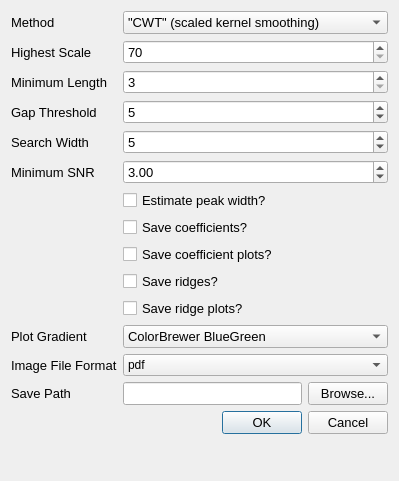
<?xml version="1.0" encoding="UTF-8"?>
<ui version="4.0">
 <class>PeakFindingDialog</class>
 <widget class="QDialog" name="PeakFindingDialog">
  <property name="geometry">
   <rect>
    <x>0</x>
    <y>0</y>
    <width>399</width>
    <height>481</height>
   </rect>
  </property>
  <property name="windowTitle">
   <string>Find Peaks</string>
  </property>
  <layout class="QFormLayout" name="formLayout">
   <item row="0" column="0">
    <widget class="QLabel" name="label">
     <property name="font">
      <font>
       <pointsize>10</pointsize>
      </font>
     </property>
     <property name="text">
      <string>Method</string>
     </property>
    </widget>
   </item>
   <item row="0" column="1">
    <widget class="QComboBox" name="methodComboBox">
     <property name="font">
      <font>
       <pointsize>10</pointsize>
      </font>
     </property>
     <item>
      <property name="text">
       <string>&quot;CWT&quot; (scaled kernel smoothing)</string>
      </property>
     </item>
    </widget>
   </item>
   <item row="1" column="0">
    <widget class="QLabel" name="label_4">
     <property name="font">
      <font>
       <pointsize>10</pointsize>
      </font>
     </property>
     <property name="text">
      <string>Highest Scale</string>
     </property>
    </widget>
   </item>
   <item row="1" column="1">
    <widget class="QSpinBox" name="scaleSpinBox">
     <property name="font">
      <font>
       <pointsize>10</pointsize>
      </font>
     </property>
     <property name="minimum">
      <number>70</number>
     </property>
     <property name="maximum">
      <number>200</number>
     </property>
    </widget>
   </item>
   <item row="2" column="0">
    <widget class="QLabel" name="label_5">
     <property name="font">
      <font>
       <pointsize>10</pointsize>
      </font>
     </property>
     <property name="text">
      <string>Minimum Length</string>
     </property>
    </widget>
   </item>
   <item row="2" column="1">
    <widget class="QSpinBox" name="lengthSpinBox">
     <property name="font">
      <font>
       <pointsize>10</pointsize>
      </font>
     </property>
     <property name="minimum">
      <number>3</number>
     </property>
    </widget>
   </item>
   <item row="4" column="0">
    <widget class="QLabel" name="label_6">
     <property name="font">
      <font>
       <pointsize>10</pointsize>
      </font>
     </property>
     <property name="text">
      <string>Search Width</string>
     </property>
    </widget>
   </item>
   <item row="4" column="1">
    <widget class="QSpinBox" name="searchSpinBox">
     <property name="font">
      <font>
       <pointsize>10</pointsize>
      </font>
     </property>
     <property name="value">
      <number>5</number>
     </property>
    </widget>
   </item>
   <item row="5" column="0">
    <widget class="QLabel" name="label_7">
     <property name="font">
      <font>
       <pointsize>10</pointsize>
      </font>
     </property>
     <property name="text">
      <string>Minimum SNR</string>
     </property>
    </widget>
   </item>
   <item row="5" column="1">
    <widget class="QDoubleSpinBox" name="noiseDoubleSpinBox">
     <property name="font">
      <font>
       <pointsize>10</pointsize>
      </font>
     </property>
     <property name="value">
      <double>3.000000000000000</double>
     </property>
    </widget>
   </item>
   <item row="6" column="1">
    <widget class="QCheckBox" name="widthCheckBox">
     <property name="font">
      <font>
       <pointsize>10</pointsize>
      </font>
     </property>
     <property name="text">
      <string>Estimate peak width?</string>
     </property>
    </widget>
   </item>
   <item row="8" column="1">
    <widget class="QCheckBox" name="coefCheckBox">
     <property name="font">
      <font>
       <pointsize>10</pointsize>
      </font>
     </property>
     <property name="text">
      <string>Save coefficients?</string>
     </property>
    </widget>
   </item>
   <item row="10" column="1">
    <widget class="QCheckBox" name="coefPlotCheckBox">
     <property name="font">
      <font>
       <pointsize>10</pointsize>
      </font>
     </property>
     <property name="text">
      <string>Save coefficient plots?</string>
     </property>
    </widget>
   </item>
   <item row="12" column="1">
    <widget class="QCheckBox" name="ridgeCheckBox">
     <property name="font">
      <font>
       <pointsize>10</pointsize>
      </font>
     </property>
     <property name="text">
      <string>Save ridges?</string>
     </property>
    </widget>
   </item>
   <item row="13" column="1">
    <widget class="QCheckBox" name="ridgePlotCheckBox">
     <property name="font">
      <font>
       <pointsize>10</pointsize>
      </font>
     </property>
     <property name="text">
      <string>Save ridge plots?</string>
     </property>
    </widget>
   </item>
   <item row="14" column="0">
    <widget class="QLabel" name="label_3">
     <property name="font">
      <font>
       <pointsize>10</pointsize>
      </font>
     </property>
     <property name="text">
      <string>Plot Gradient</string>
     </property>
    </widget>
   </item>
   <item row="14" column="1">
    <widget class="QComboBox" name="gradientComboBox">
     <property name="font">
      <font>
       <pointsize>10</pointsize>
      </font>
     </property>
     <property name="toolTip">
      <string>An asterix by the color scheme name indicates a divergent color scheme particularly suited for this kind of map.</string>
     </property>
     <property name="currentIndex">
      <number>0</number>
     </property>
     <item>
      <property name="text">
       <string>ColorBrewer BlueGreen</string>
      </property>
     </item>
     <item>
      <property name="text">
       <string>ColorBrewer BluePurple</string>
      </property>
     </item>
     <item>
      <property name="text">
       <string>ColorBrewer GreenBlue</string>
      </property>
     </item>
     <item>
      <property name="text">
       <string>ColorBrewer OrangeRed</string>
      </property>
     </item>
     <item>
      <property name="text">
       <string>ColorBrewer PurpleBlue</string>
      </property>
     </item>
     <item>
      <property name="text">
       <string>ColorBrewer PurpleBlueGreen</string>
      </property>
     </item>
     <item>
      <property name="text">
       <string>ColorBrewer PurpleRed</string>
      </property>
     </item>
     <item>
      <property name="text">
       <string>ColorBrewer RedPurple</string>
      </property>
     </item>
     <item>
      <property name="text">
       <string>ColorBrewer YellowGreen</string>
      </property>
     </item>
     <item>
      <property name="text">
       <string>ColorBrewer YellowGreenBlue</string>
      </property>
     </item>
     <item>
      <property name="text">
       <string>ColorBrewer YellowOrangeBrown</string>
      </property>
     </item>
     <item>
      <property name="text">
       <string>ColorBrewer YellowOrangeRed</string>
      </property>
     </item>
     <item>
      <property name="text">
       <string>ColorBrewer Blues</string>
      </property>
     </item>
     <item>
      <property name="text">
       <string>ColorBrewer Greens</string>
      </property>
     </item>
     <item>
      <property name="text">
       <string>ColorBrewer Oranges</string>
      </property>
     </item>
     <item>
      <property name="text">
       <string>ColorBrewer Purples</string>
      </property>
     </item>
     <item>
      <property name="text">
       <string>ColorBrewer Reds</string>
      </property>
     </item>
     <item>
      <property name="text">
       <string>ColorBrewer Grayscale</string>
      </property>
     </item>
     <item>
      <property name="text">
       <string>QCustomPlot Grayscale</string>
      </property>
     </item>
     <item>
      <property name="text">
       <string>QCustomPlot Night</string>
      </property>
     </item>
     <item>
      <property name="text">
       <string>QCustomPlot Candy</string>
      </property>
     </item>
     <item>
      <property name="text">
       <string>QCustomPlot Ion</string>
      </property>
     </item>
     <item>
      <property name="text">
       <string>QCustomPlot Thermal</string>
      </property>
     </item>
     <item>
      <property name="text">
       <string>↔ QCustomPlot Polar</string>
      </property>
     </item>
     <item>
      <property name="text">
       <string>↔ QCustomPlot Spectrum</string>
      </property>
     </item>
     <item>
      <property name="text">
       <string>QCustomPlot Jet</string>
      </property>
     </item>
     <item>
      <property name="text">
       <string>QCustomPlot Hues</string>
      </property>
     </item>
     <item>
      <property name="text">
       <string>QCustomPlot Hot</string>
      </property>
     </item>
     <item>
      <property name="text">
       <string>QCustomPlot Cold</string>
      </property>
     </item>
     <item>
      <property name="text">
       <string>↔ ColorBrewer BrownBlueGreen </string>
      </property>
     </item>
     <item>
      <property name="text">
       <string>↔ ColorBrewer PinkYellowGreen</string>
      </property>
     </item>
     <item>
      <property name="text">
       <string>↔ ColorBrewer PurpleGreen</string>
      </property>
     </item>
     <item>
      <property name="text">
       <string>↔ ColorBrewer PurpleOrange</string>
      </property>
     </item>
     <item>
      <property name="text">
       <string>↔ ColorBrewer RedBlue</string>
      </property>
     </item>
     <item>
      <property name="text">
       <string>↔ ColorBrewer RedGray</string>
      </property>
     </item>
     <item>
      <property name="text">
       <string>↔ ColorBrewer RedYellowBlue</string>
      </property>
     </item>
     <item>
      <property name="text">
       <string>↔ ColorBrewer RedYellowGreen</string>
      </property>
     </item>
     <item>
      <property name="text">
       <string>↔ ColorBrewer Spectral</string>
      </property>
     </item>
     <item>
      <property name="text">
       <string>↔ Vespucci Spectral</string>
      </property>
     </item>
    </widget>
   </item>
   <item row="16" column="0">
    <widget class="QLabel" name="label_2">
     <property name="font">
      <font>
       <pointsize>10</pointsize>
      </font>
     </property>
     <property name="text">
      <string>Save Path</string>
     </property>
    </widget>
   </item>
   <item row="16" column="1">
    <layout class="QHBoxLayout" name="horizontalLayout">
     <item>
      <widget class="QLineEdit" name="directoryLineEdit">
       <property name="enabled">
        <bool>true</bool>
       </property>
       <property name="font">
        <font>
         <pointsize>10</pointsize>
        </font>
       </property>
      </widget>
     </item>
     <item>
      <widget class="QPushButton" name="browseButton">
       <property name="font">
        <font>
         <pointsize>10</pointsize>
        </font>
       </property>
       <property name="text">
        <string>Browse...</string>
       </property>
      </widget>
     </item>
    </layout>
   </item>
   <item row="18" column="1">
    <widget class="QDialogButtonBox" name="buttonBox">
     <property name="font">
      <font>
       <pointsize>10</pointsize>
      </font>
     </property>
     <property name="orientation">
      <enum>Qt::Horizontal</enum>
     </property>
     <property name="standardButtons">
      <set>QDialogButtonBox::Cancel|QDialogButtonBox::Ok</set>
     </property>
    </widget>
   </item>
   <item row="3" column="0">
    <widget class="QLabel" name="label_8">
     <property name="font">
      <font>
       <pointsize>10</pointsize>
      </font>
     </property>
     <property name="text">
      <string>Gap Threshold</string>
     </property>
    </widget>
   </item>
   <item row="3" column="1">
    <widget class="QSpinBox" name="gapSpinBox">
     <property name="font">
      <font>
       <pointsize>10</pointsize>
      </font>
     </property>
     <property name="value">
      <number>5</number>
     </property>
    </widget>
   </item>
   <item row="15" column="0">
    <widget class="QLabel" name="label_9">
     <property name="font">
      <font>
       <pointsize>10</pointsize>
      </font>
     </property>
     <property name="text">
      <string>Image File Format</string>
     </property>
    </widget>
   </item>
   <item row="15" column="1">
    <widget class="QComboBox" name="formatComboBox">
     <item>
      <property name="text">
       <string>pdf</string>
      </property>
     </item>
     <item>
      <property name="text">
       <string>svg</string>
      </property>
     </item>
     <item>
      <property name="text">
       <string>emf</string>
      </property>
     </item>
     <item>
      <property name="text">
       <string>tif</string>
      </property>
     </item>
     <item>
      <property name="text">
       <string>bmp</string>
      </property>
     </item>
     <item>
      <property name="text">
       <string>png</string>
      </property>
     </item>
     <item>
      <property name="text">
       <string>jpg</string>
      </property>
     </item>
    </widget>
   </item>
  </layout>
 </widget>
 <resources/>
 <connections>
  <connection>
   <sender>buttonBox</sender>
   <signal>accepted()</signal>
   <receiver>PeakFindingDialog</receiver>
   <slot>accept()</slot>
   <hints>
    <hint type="sourcelabel">
     <x>338</x>
     <y>462</y>
    </hint>
    <hint type="destinationlabel">
     <x>157</x>
     <y>274</y>
    </hint>
   </hints>
  </connection>
  <connection>
   <sender>buttonBox</sender>
   <signal>rejected()</signal>
   <receiver>PeakFindingDialog</receiver>
   <slot>reject()</slot>
   <hints>
    <hint type="sourcelabel">
     <x>389</x>
     <y>468</y>
    </hint>
    <hint type="destinationlabel">
     <x>286</x>
     <y>274</y>
    </hint>
   </hints>
  </connection>
 </connections>
</ui>
